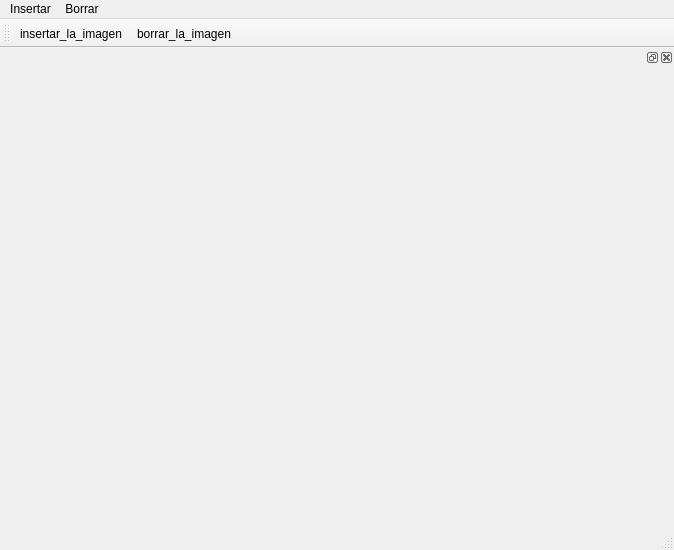
<?xml version="1.0" encoding="UTF-8"?>
<ui version="4.0">
 <class>MainWindow</class>
 <widget class="QMainWindow" name="MainWindow">
  <property name="geometry">
   <rect>
    <x>0</x>
    <y>0</y>
    <width>674</width>
    <height>550</height>
   </rect>
  </property>
  <property name="windowTitle">
   <string>MainWindow</string>
  </property>
  <widget class="QWidget" name="centralwidget"/>
  <widget class="QMenuBar" name="menubar">
   <property name="geometry">
    <rect>
     <x>0</x>
     <y>0</y>
     <width>674</width>
     <height>21</height>
    </rect>
   </property>
   <widget class="QMenu" name="menuInsertar">
    <property name="title">
     <string>Insertar</string>
    </property>
    <addaction name="actionInsertar_la_imagen"/>
   </widget>
   <widget class="QMenu" name="menuBorrar">
    <property name="title">
     <string>Borrar</string>
    </property>
    <addaction name="actionBorrar_la_imagen"/>
   </widget>
   <addaction name="menuInsertar"/>
   <addaction name="menuBorrar"/>
  </widget>
  <widget class="QStatusBar" name="statusbar"/>
  <widget class="QToolBar" name="toolBar">
   <property name="windowTitle">
    <string>toolBar</string>
   </property>
   <attribute name="toolBarArea">
    <enum>TopToolBarArea</enum>
   </attribute>
   <attribute name="toolBarBreak">
    <bool>false</bool>
   </attribute>
   <addaction name="actionInsertar_la_imagen"/>
   <addaction name="actionBorrar_la_imagen"/>
  </widget>
  <widget class="QDockWidget" name="dockWidget">
   <attribute name="dockWidgetArea">
    <number>2</number>
   </attribute>
   <widget class="QWidget" name="dockWidgetContents">
    <property name="minimumSize">
     <size>
      <width>250</width>
      <height>0</height>
     </size>
    </property>
    <property name="maximumSize">
     <size>
      <width>250</width>
      <height>463</height>
     </size>
    </property>
   </widget>
  </widget>
  <action name="actionInsertar_la_imagen">
   <property name="icon">
    <iconset resource="../recursos/recursos_1.qrc">
     <normaloff>:/Iconos/Balcón.png</normaloff>:/Iconos/Balcón.png</iconset>
   </property>
   <property name="text">
    <string>insertar_la_imagen</string>
   </property>
  </action>
  <action name="actionBorrar_la_imagen">
   <property name="icon">
    <iconset resource="../recursos/recursos_1.qrc">
     <normaloff>:/Iconos/Compás.png</normaloff>:/Iconos/Compás.png</iconset>
   </property>
   <property name="text">
    <string>borrar_la_imagen</string>
   </property>
  </action>
 </widget>
 <resources>
  <include location="../recursos/recursos_1.qrc"/>
 </resources>
 <connections/>
</ui>
